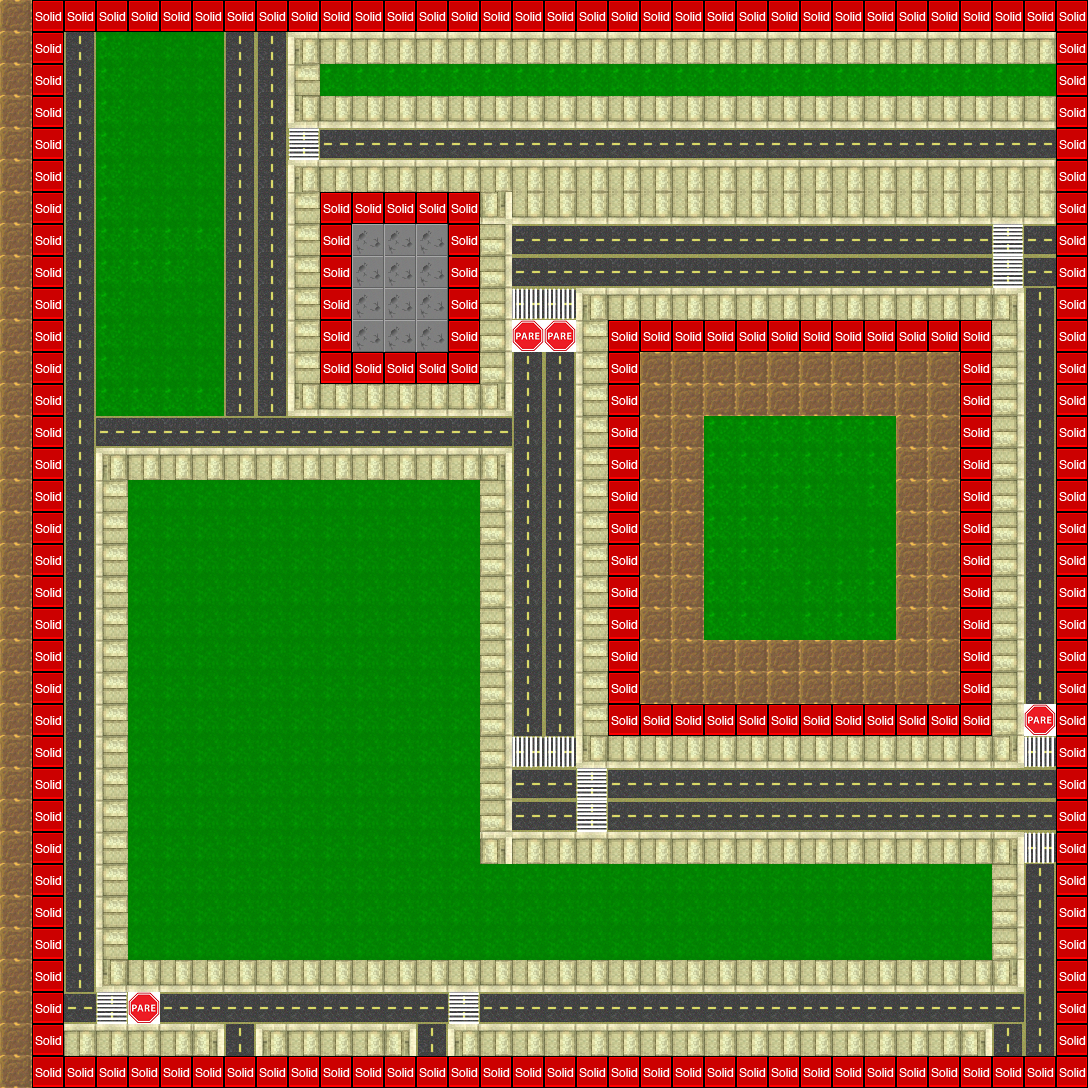

A 2D game scene composited from a Tiled map and its tileset images. What follows is a short description and the map's XML, with each tile layer's data collapsed to a summary:
An orthogonal 34x34 tile map with 32x32 px tiles, 3 tile layers (background, sidewalk, collision), 4 tilesets and 9 objects (mainPlayer, PedestrianLightEntity, BusRoadEntity, PassagerEntity, PedestrianEntity, ...).

<map version="1.0" orientation="orthogonal" width="34" height="34" tilewidth="32" tileheight="32">
 <tileset firstgid="1" name="Meta" tilewidth="32" tileheight="32">
  <image source="../img/map/metatiles32x32.png" width="160" height="32" />
  <tile id="0">
   <properties>
    <property name="type" value="solid" />
   </properties>
  </tile>
  <tile id="1">
   <properties>
    <property name="type" value="platform" />
   </properties>
  </tile>
 </tileset>
 <tileset firstgid="6" name="Ruas" tilewidth="32" tileheight="32">
  <image source="../img/map/tiles.png" width="192" height="160" />
  <tile id="0">
   <properties>
    <property name="sidewalk_r" value="true" />
   </properties>
  </tile>
 </tileset>
 <tileset firstgid="36" name="sidewalk" tilewidth="32" tileheight="32">
  <image source="../img/map/sidewalk.png" width="224" height="64" />
 </tileset>
 <tileset firstgid="50" name="Placas" tilewidth="32" tileheight="32">
  <image source="../img/map/placas.png" width="160" height="32" />
 </tileset>
 <layer name="background" width="34" height="34">
  <data>[1156 cells, 1156 non-empty, 12 distinct tile ids]</data>
 </layer>
 <layer name="sidewalk" width="34" height="34">
  <data>[1156 cells, 278 non-empty, 8 distinct tile ids]</data>
 </layer>
 <objectgroup color="#00ff00" name="Entities" width="34" height="34">
  <object name="mainPlayer" x="159" y="194" width="32" height="64">
   <properties>
    <property name="image" value="car" />
    <property name="spriteheight" value="64" />
    <property name="spritewidth" value="32" />
   </properties>
  </object>
 </objectgroup>
 <objectgroup color="#ff0000" name="EnemyEntities" width="34" height="34">
  <object name="PedestrianLightEntity" x="576" y="736" width="32" height="160">
   <properties>
    <property name="direcaosprite" value="b" />
    <property name="image" value="pedestrian_lights" />
    <property name="spriteheight" value="32" />
    <property name="spritewidth" value="32" />
   </properties>
  </object>
  <object name="BusRoadEntity" x="131" y="519" width="320" height="32">
   <properties>
    <property name="direcaosprite" value="h" />
    <property name="image" value="faixa_onibus" />
    <property name="spriteheight" value="320" />
    <property name="spritewidth" value="32" />
   </properties>
  </object>
  <object name="PassagerEntity" x="287" y="63" width="48" height="48">
   <properties>
    <property name="image" value="passager" />
    <property name="spriteheight" value="48" />
    <property name="spritewidth" value="48" />
   </properties>
  </object>
  <object name="PedestrianEntity" x="576" y="288" width="448" height="576">
   <properties>
    <property name="image" value="pedestrian" />
    <property name="spriteheight" value="32" />
    <property name="spritewidth" value="32" />
   </properties>
  </object>
  <object name="EnemyEntity" x="96" y="32" width="160" height="384">
   <properties>
    <property name="image" value="car" />
    <property name="spriteheight" value="64" />
    <property name="spritewidth" value="32" />
   </properties>
  </object>
  <object name="StopEntity" x="128" y="480" width="32" height="32">
   <properties>
    <property name="image" value="stop" />
    <property name="spriteheight" value="32" />
    <property name="spritewidth" value="32" />
   </properties>
  </object>
  <object name="VelocityEntity" x="64" y="96" width="32" height="320">
   <properties>
    <property name="image" value="40km" />
    <property name="spriteheight" value="32" />
    <property name="spritewidth" value="32" />
    <property name="velocidadeMaxima" value="40" />
   </properties>
  </object>
  <object name="TrafficLightEntity" x="480" y="736" width="128" height="64">
   <properties>
    <property name="direcaosprite" value="e" />
    <property name="image" value="lights" />
    <property name="spriteheight" value="64" />
    <property name="spritewidth" value="32" />
   </properties>
  </object>
 </objectgroup>
 <layer name="collision" width="34" height="34">
  <data>[1156 cells, 194 non-empty, 1 distinct tile ids]</data>
 </layer>
</map>
